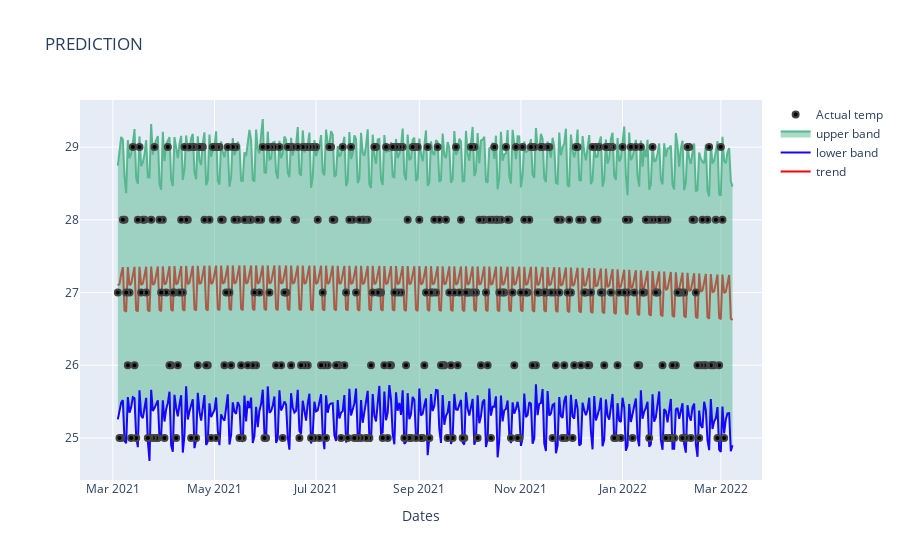

Here is the notebook cell this chart was saved with:
### Code cell
layout = dict(title=f'PREDICTION',
             xaxis=dict(title = 'Dates', ticklen=2, zeroline=True))

figure=dict(data=data,layout=layout)
py.offline.iplot(figure)

### Figure 1 — Plotly figure (JSON) as saved in the notebook; plotly's stock layout.template omitted (floating-point values rounded to 4 significant figures; data arrays with more than 128 entries replaced by an {"elided": "..."} marker saying what was removed)
{"data": [{"marker": {"color": "red", "line": {"width": 3}}, "mode": "lines", "name": "trend", "type": "scatter", "x": {"elided": "370 str values"}, "y": {"elided": "370 float values"}}, {"line": {"color": "#1705ff"}, "mode": "lines", "name": "lower band", "type": "scatter", "x": {"elided": "370 str values"}, "y": {"elided": "370 float values"}}, {"fill": "tonexty", "line": {"color": "#57b88f"}, "mode": "lines", "name": "upper band", "type": "scatter", "x": {"elided": "370 str values"}, "y": {"elided": "370 float values"}}, {"marker": {"color": "black", "line": {"width": 2}}, "mode": "markers", "name": "Actual temp", "type": "scatter", "x": {"elided": "365 str values"}, "y": {"elided": "365 int values"}}], "layout": {"title": {"text": "PREDICTION"}, "xaxis": {"ticklen": 2, "title": {"text": "Dates"}, "zeroline": true}}}
